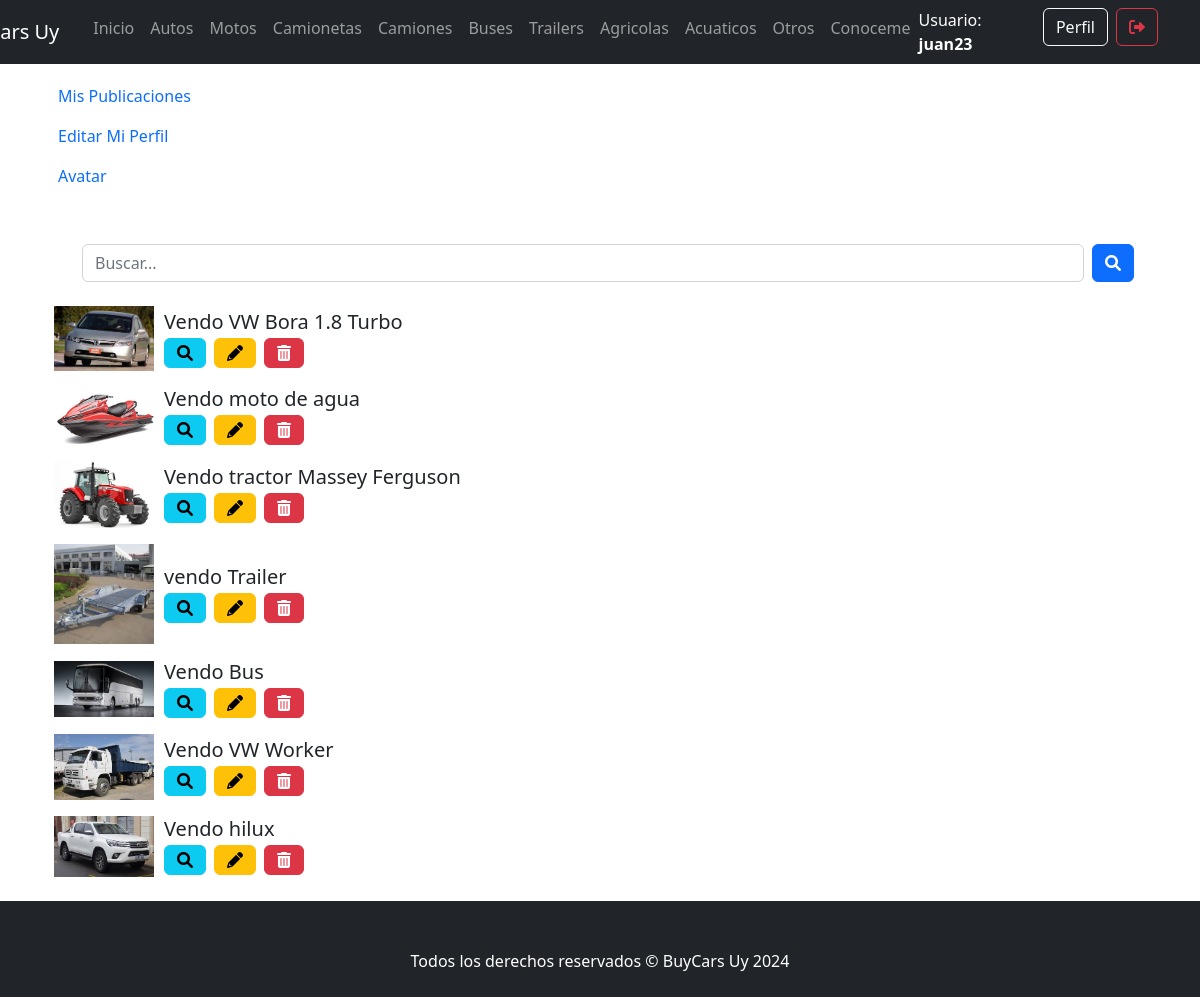
The app's page /App/mis-publicaciones/ (signed in) with its own data.
### App/models.py (models this page shows, shortened)
class Vehiculo(models.Model):
    vehiculoSeleccion = (
    ('autos','Autos'),
    ('motos', 'Motos'),
    ('camionetas','Camionetas'),
    ('camiones','Camiones'),
    ('buses','Buses'),
    ('trailers','Trailers'),
    ('agricolas', 'Agricolas'),
    ('acuaticos', 'Acuaticos'),
    ('otro', 'Otro'),
    )
    vendedor = models.ForeignKey(User, on_delete=models.CASCADE, null=True, blank=True)
    titulo = models.CharField(max_length=200)
    tipo = models.CharField(max_length=15, choices=vehiculoSeleccion, default='autos')
    marca = models.CharField(max_length=40)
    modelo = models.CharField(max_length=40)
    anioFabricacion = models.IntegerField()
    precio = models.DecimalField(max_digits=10, decimal_places=2)
    descripcion = models.TextField(null=True, blank=True)
    fechaPublicacion = models.DateTimeField(auto_now_add=True)
    telefonoVendedor = models.CharField(max_length=20)
    emailVendedor = models.EmailField()
    imagen = models.ImageField(null=True, blank=True, upload_to="media/")
    kilometros = models.IntegerField(null=True, blank=True)
    class Meta:
        ordering = ['vendedor', '-fechaPublicacion']

### App/views.py (the view)
# urls.py: path('mis-publicaciones/', views.mis_publicaciones,name="MisPublicaciones"),
def mis_publicaciones(req):
  vehiculos = Vehiculo.objects.filter(vendedor=req.user.id)
  return render(req,"sesiones/mis_publicaciones.html",{"vehiculos":vehiculos})

### App/templates/sesiones/mis_publicaciones.html
{% extends "sesiones/perfil.html" %}
{% load static %}
{% block contenidoPerfil %}
<div class="container">
{% if vehiculos %}
<form action="" method="get" class="d-flex align-items-center ms-3">{% csrf_token %}
  <input type="text" id="buscar" name="buscar" class="form-control me-2" placeholder="Buscar...">
  <button type="submit" class="btn btn-primary">
    <i class="fas fa-search"></i>
  </button>
</form>
</div>
<br>
<ul class="list-unstyled">
  {% for vehiculo in vehiculos %}
  <li class="mb-3">
    <div class="d-flex align-items-center">
      {% if vehiculo.imagen %}
        <img src="{{ vehiculo.imagen.url }}" alt="avatar" width="100px" style="margin-right: 10px;">
      {% endif %}
      <div class="flex-grow-1">
        <h5 class="mb-1">{{ vehiculo.titulo }}</h5>
        <div class="d-flex">
          <a class="btn btn-info btn-circle fas fa-search me-2" href="{% url 'VehiculoDetail' vehiculo.tipo vehiculo.id %}"></a>
            <a class="btn btn-warning btn-circle fas fa-pencil-alt me-2" href="{% url 'VehiculoUpdate' vehiculo.tipo vehiculo.id %}"></a>
            <a class="btn btn-danger btn-circle fas fa-trash-alt" href="{% url 'VehiculoDelete' vehiculo.tipo vehiculo.id %}"></a>
        </div>
      </div>
    </div>
  </li>
  {% endfor %}
</ul>
{% else %}
<h2>Aún no tienes publicaciones</h2>
</div>
{% endif %}
{% endblock contenidoPerfil %}

### App/templates/padre.html (shortened to what this page needs)
<!DOCTYPE html>
<html lang="en">
    <head>
        {% load static %}
        <link href="{% static 'css/styles.css'%}" rel="stylesheet" />
        <link href="https://cdnjs.cloudflare.com/ajax/libs/font-awesome/6.0.0-beta3/css/all.min.css" rel="stylesheet">
    </head>
    <body>
        <nav class="navbar navbar-expand-lg navbar-dark bg-dark">
            <div class="container">
                <div style="padding-right: 10px; margin-left: -90px;">
                    <a class="navbar-brand" href="{% url 'Inicio' %}">BuyCars Uy</a>
                </div>
                <div class="collapse navbar-collapse" id="navbarSupportedContent">
                    <div>
                        <ul class="navbar-nav ms-auto mb-2 mb-lg-0">
                            {% if request.user.is_superuser or request.user.is_staff %}
                            <li class="nav-item"><a class="nav-link" href="">Inicio</a></li>
                            <li class="nav-item"><a class="nav-link" href="">Publicaciones</a></li>
                            <li class="nav-item"><a class="nav-link" href="">Consultas</a></li>
                            <li class="nav-item"><a class="nav-link" href="">Respuestas</a></li>
                            <li class="nav-item"><a class="nav-link" href="">Usuarios</a></li>
                            {% else %}
                            <li class="nav-item"><a class="nav-link" href="{% url 'Inicio' %}">Inicio</a></li>
                            <li class="nav-item"><a class="nav-link" href="{% url 'Vehiculos' vehiculo='autos' %}">Autos</a></li>
                            <li class="nav-item"><a class="nav-link" href="{% url 'Vehiculos' vehiculo='motos' %}">Motos</a></li>
                            <li class="nav-item"><a class="nav-link" href="{% url 'Vehiculos' vehiculo='camionetas' %}">Camionetas</a></li>
                            <li class="nav-item"><a class="nav-link" href="{% url 'Vehiculos' vehiculo='camiones' %}">Camiones</a></li>
                            <li class="nav-item"><a class="nav-link" href="{% url 'Vehiculos' vehiculo='buses' %}">Buses</a></li>
                            <li class="nav-item"><a class="nav-link" href="{% url 'Vehiculos' vehiculo='trailers' %}">Trailers</a></li>
                            <li class="nav-item"><a class="nav-link" href="{% url 'Vehiculos' vehiculo='agricolas' %}">Agricolas</a></li>
                            <li class="nav-item"><a class="nav-link" href="{% url 'Vehiculos' vehiculo='acuaticos' %}">Acuaticos</a></li>
                            <li class="nav-item"><a class="nav-link" href="#">Otros</a></li>
                            <li class="nav-item"><a class="nav-link" href="{% url 'About' %}">Conoceme</a></li>
                            {% endif %}
                            {% if request.user.is_authenticated %}
                                <li class="nav-item">
                                    <p class="text-white m-0">Usuario: <strong>{{ request.user.username }}</strong></p>
                                </li>
                                {% if not request.user.is_superuser or not request.user.is_staff %}
                                <li class="nav-item">
                                    <a class="btn btn-outline-light ms-2" href="{% url 'Perfil' %}">Perfil</a>
                                </li>
                                {% endif %}
                                <li class="nav-item">
                                    <form method="post" action="{% url 'Logout' %}" class="d-inline">
                                        <button class="btn btn-outline-danger ms-2">
                                            <i class="fas fa-sign-out-alt"></i>
                                        </button>
                                    </form>
                                </li>
                            {% endif %}
                        </ul>
                    </div>
                </div>
            </div>
        </nav>
        <div class="ContenidoPrincipal">
            <div class="container">
                {% block contenidoCambiable %}
                {% endblock %}
            </div>
        </div>
        <footer class="py-5 bg-dark">
            <div class="container"><p class="m-0 text-center text-white">Todos los derechos reservados &copy; BuyCars Uy 2024</p></div>
        </footer>
    </body>
</html>

### records on screen
Vehiculo: imagen (picture), titulo "Vendo VW Bora 1.8 Turbo"
Vehiculo: imagen (picture), titulo "Vendo moto de agua"
Vehiculo: imagen (picture), titulo "Vendo tractor Massey Ferguson"
Vehiculo: imagen (picture), titulo "vendo Trailer"
Vehiculo: imagen (picture), titulo "Vendo Bus"
Vehiculo: imagen (picture), titulo "Vendo VW Worker"
Vehiculo: imagen (picture), titulo "Vendo hilux"

### other values on screen
{{ request.user.username }} "juan23"
